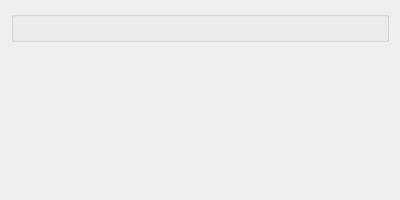
<?xml version="1.0" encoding="UTF-8"?>
<ui version="4.0">
 <class>PharmacistDisplay</class>
 <widget class="QDialog" name="PharmacistDisplay">
  <property name="geometry">
   <rect>
    <x>0</x>
    <y>0</y>
    <width>400</width>
    <height>200</height>
   </rect>
  </property>
  <property name="windowTitle">
   <string>Pharmacist Information</string>
  </property>
  <layout class="QVBoxLayout" name="verticalLayout">
   <item>
    <widget class="PharmacistGroupBox" name="pharmacistBox"/>
   </item>
   <item>
    <spacer name="verticalSpacer">
     <property name="orientation">
      <enum>Qt::Vertical</enum>
     </property>
     <property name="sizeHint" stdset="0">
      <size>
       <width>20</width>
       <height>40</height>
      </size>
     </property>
    </spacer>
   </item>
  </layout>
 </widget>
 <customwidgets>
  <customwidget>
   <class>PharmacistGroupBox</class>
   <extends>QGroupBox</extends>
   <header>pharmacistgroupbox.h</header>
   <container>1</container>
  </customwidget>
 </customwidgets>
 <resources/>
 <connections/>
</ui>
